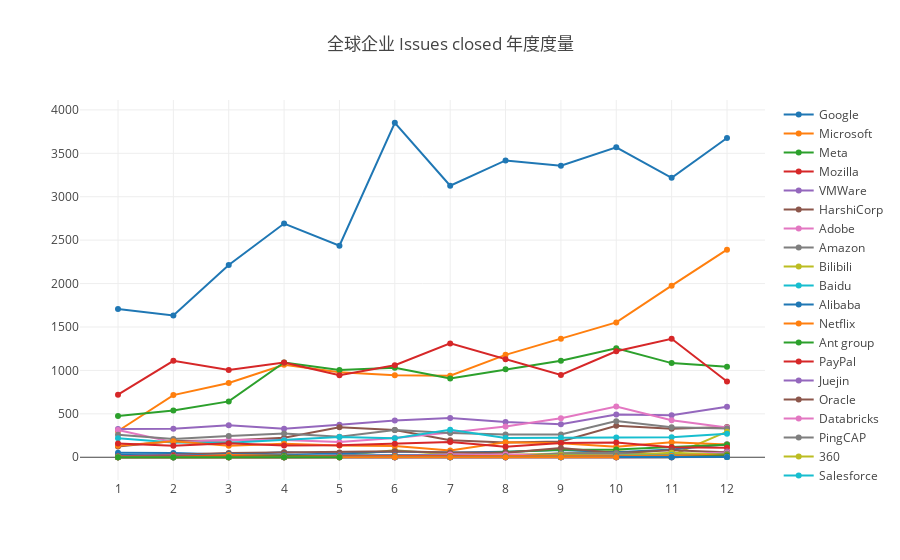

Source (notebook cell):
### Markdown cell above
#### Issues Closed
Issues closed is a metric from CHAOSS, refer to https://chaoss.community/metric-issues-closed/. 
The demo below is implemented using the complete data in 2015 of the labeled repos in OpenDigger.

### Code cell
var startMonth = 1, endMonth = 12, x = [];
for (let y = startMonth; y <= endMonth; y++) x.push(`${y}`);
openDigger.metric.chaoss.issuesClosed({ labelIntersect: ['Company'], startMonth, endMonth, groupBy: 'Company', groupTimeRange: 'month', limit: -1 }).then(data => {
    console.log(`公司 ${data[1].name} 的 Issues Closed 度量的创建比例为 ${JSON.stringify(data[0].ratio)}`);
    openDigger.render.plotly(data.filter(row => row.name != 'Others').map(row => {
        return {
            x,
            y: row.count,
            mode: 'scatter',
            name: row.name
        };
    }), {title: `全球企业 Issues closed 年度度量 `, xaxis: {type: 'category'}});
});

### Figure 1 — Plotly figure (JSON) as saved in the notebook; plotly's stock layout.template omitted (floating-point values rounded to 4 significant figures)
{"data": [{"mode": "scatter", "name": "Google", "x": ["1", "2", "3", "4", "5", "6", "7", "8", "9", "10", "11", "12"], "y": ["1708", "1632", "2214", "2691", "2437", "3852", "3127", "3418", "3358", "3569", "3218", "3677"]}, {"mode": "scatter", "name": "Microsoft", "x": ["1", "2", "3", "4", "5", "6", "7", "8", "9", "10", "11", "12"], "y": ["302", "716", "855", "1064", "980", "943", "939", "1179", "1366", "1553", "1976", "2390"]}, {"mode": "scatter", "name": "Meta", "x": ["1", "2", "3", "4", "5", "6", "7", "8", "9", "10", "11", "12"], "y": ["474", "539", "643", "1091", "1004", "1030", "907", "1012", "1111", "1256", "1084", "1041"]}, {"mode": "scatter", "name": "Mozilla", "x": ["1", "2", "3", "4", "5", "6", "7", "8", "9", "10", "11", "12"], "y": ["721", "1110", "1004", "1090", "944", "1060", "1311", "1129", "947", "1221", "1364", "873"]}, {"mode": "scatter", "name": "VMWare", "x": ["1", "2", "3", "4", "5", "6", "7", "8", "9", "10", "11", "12"], "y": ["324", "327", "369", "329", "373", "423", "453", "405", "379", "493", "483", "582"]}, {"mode": "scatter", "name": "HarshiCorp", "x": ["1", "2", "3", "4", "5", "6", "7", "8", "9", "10", "11", "12"], "y": ["125", "187", "194", "225", "345", "313", "196", "171", "182", "363", "328", "347"]}, {"mode": "scatter", "name": "Adobe", "x": ["1", "2", "3", "4", "5", "6", "7", "8", "9", "10", "11", "12"], "y": ["315", "174", "201", "198", "176", "222", "286", "355", "448", "583", "426", "342"]}, {"mode": "scatter", "name": "Amazon", "x": ["1", "2", "3", "4", "5", "6", "7", "8", "9", "10", "11", "12"], "y": ["259", "211", "244", "273", "235", "313", "280", "261", "263", "416", "345", "331"]}, {"mode": "scatter", "name": "Bilibili", "x": ["1", "2", "3", "4", "5", "6", "7", "8", "9", "10", "11", "12"], "y": ["0", "0", "0", "0", "19", "81", "33", "25", "43", "73", "21", "295"]}, {"mode": "scatter", "name": "Baidu", "x": ["1", "2", "3", "4", "5", "6", "7", "8", "9", "10", "11", "12"], "y": ["218", "169", "168", "197", "232", "220", "317", "223", "224", "227", "229", "270"]}, {"mode": "scatter", "name": "Alibaba", "x": ["1", "2", "3", "4", "5", "6", "7", "8", "9", "10", "11", "12"], "y": ["52", "48", "31", "58", "43", "67", "56", "64", "84", "58", "88", "151"]}, {"mode": "scatter", "name": "Netflix", "x": ["1", "2", "3", "4", "5", "6", "7", "8", "9", "10", "11", "12"], "y": ["131", "183", "131", "156", "134", "129", "77", "174", "162", "121", "172", "147"]}, {"mode": "scatter", "name": "Ant group", "x": ["1", "2", "3", "4", "5", "6", "7", "8", "9", "10", "11", "12"], "y": ["0", "0", "0", "0", "3", "5", "21", "60", "87", "88", "118", "143"]}, {"mode": "scatter", "name": "PayPal", "x": ["1", "2", "3", "4", "5", "6", "7", "8", "9", "10", "11", "12"], "y": ["158", "131", "162", "136", "139", "155", "175", "122", "163", "170", "114", "109"]}, {"mode": "scatter", "name": "Juejin", "x": ["1", "2", "3", "4", "5", "6", "7", "8", "9", "10", "11", "12"], "y": ["0", "0", "0", "0", "0", "0", "0", "0", "0", "0", "0", "65"]}, {"mode": "scatter", "name": "Oracle", "x": ["1", "2", "3", "4", "5", "6", "7", "8", "9", "10", "11", "12"], "y": ["17", "28", "50", "56", "54", "68", "56", "53", "107", "50", "81", "59"]}, {"mode": "scatter", "name": "Databricks", "x": ["1", "2", "3", "4", "5", "6", "7", "8", "9", "10", "11", "12"], "y": ["17", "17", "21", "12", "20", "19", "33", "31", "26", "31", "30", "55"]}, {"mode": "scatter", "name": "PingCAP", "x": ["1", "2", "3", "4", "5", "6", "7", "8", "9", "10", "11", "12"], "y": ["0", "0", "0", "0", "0", "0", "0", "0", "46", "48", "22", "44"]}, {"mode": "scatter", "name": "360", "x": ["1", "2", "3", "4", "5", "6", "7", "8", "9", "10", "11", "12"], "y": ["17", "1", "8", "6", "8", "3", "1", "4", "28", "20", "52", "30"]}, {"mode": "scatter", "name": "Salesforce", "x": ["1", "2", "3", "4", "5", "6", "7", "8", "9", "10", "11", "12"], "y": ["5", "1", "2", "4", "3", "7", "10", "2", "9", "16", "26", "30"]}, {"mode": "scatter", "name": "IBM", "x": ["1", "2", "3", "4", "5", "6", "7", "8", "9", "10", "11", "12"], "y": ["30", "15", "34", "24", "20", "24", "15", "11", "18", "16", "13", "28"]}, {"mode": "scatter", "name": "Meituan", "x": ["1", "2", "3", "4", "5", "6", "7", "8", "9", "10", "11", "12"], "y": ["8", "6", "26", "14", "10", "13", "15", "9", "15", "11", "16", "28"]}, {"mode": "scatter", "name": "Douban", "x": ["1", "2", "3", "4", "5", "6", "7", "8", "9", "10", "11", "12"], "y": ["2", "0", "2", "15", "3", "2", "2", "7", "7", "3", "1", "24"]}, {"mode": "scatter", "name": "Netease", "x": ["1", "2", "3", "4", "5", "6", "7", "8", "9", "10", "11", "12"], "y": ["9", "13", "10", "7", "10", "8", "8", "5", "3", "7", "3", "5"]}, {"mode": "scatter", "name": "DCloud", "x": ["1", "2", "3", "4", "5", "6", "7", "8", "9", "10", "11", "12"], "y": ["5", "1", "1", "0", "3", "1", "1", "1", "3", "0", "2", "4"]}, {"mode": "scatter", "name": "Deepin", "x": ["1", "2", "3", "4", "5", "6", "7", "8", "9", "10", "11", "12"], "y": ["1", "1", "2", "0", "0", "0", "1", "0", "0", "0", "0", "4"]}, {"mode": "scatter", "name": "Linux China", "x": ["1", "2", "3", "4", "5", "6", "7", "8", "9", "10", "11", "12"], "y": ["1", "0", "0", "1", "0", "1", "0", "0", "0", "1", "0", "4"]}, {"mode": "scatter", "name": "Huawei", "x": ["1", "2", "3", "4", "5", "6", "7", "8", "9", "10", "11", "12"], "y": ["0", "0", "0", "0", "0", "0", "1", "0", "0", "0", "0", "3"]}, {"mode": "scatter", "name": "Xiaomi", "x": ["1", "2", "3", "4", "5", "6", "7", "8", "9", "10", "11", "12"], "y": ["0", "1", "0", "1", "1", "3", "3", "3", "3", "3", "7", "2"]}, {"mode": "scatter", "name": "Tencent", "x": ["1", "2", "3", "4", "5", "6", "7", "8", "9", "10", "11", "12"], "y": ["2", "1", "2", "2", "3", "3", "1", "3", "0", "2", "4", "2"]}, {"mode": "scatter", "name": "Vipshop", "x": ["1", "2", "3", "4", "5", "6", "7", "8", "9", "10", "11", "12"], "y": ["0", "0", "0", "0", "0", "0", "0", "0", "0", "1", "1", "2"]}, {"mode": "scatter", "name": "CTrip", "x": ["1", "2", "3", "4", "5", "6", "7", "8", "9", "10", "11", "12"], "y": ["0", "0", "0", "0", "0", "0", "0", "0", "0", "1"]}, {"mode": "scatter", "name": "QingCloud", "x": ["1", "2", "3", "4", "5", "6", "7", "8", "9", "10", "11", "12"], "y": ["0", "0", "0", "0", "1"]}], "layout": {"autosize": true, "title": {"text": "全球企业 Issues closed 年度度量 "}, "xaxis": {"autorange": true, "range": [-0.678, 11.68], "type": "category"}, "yaxis": {"autorange": true, "range": [-317.9, 4170.0], "type": "linear"}}}
